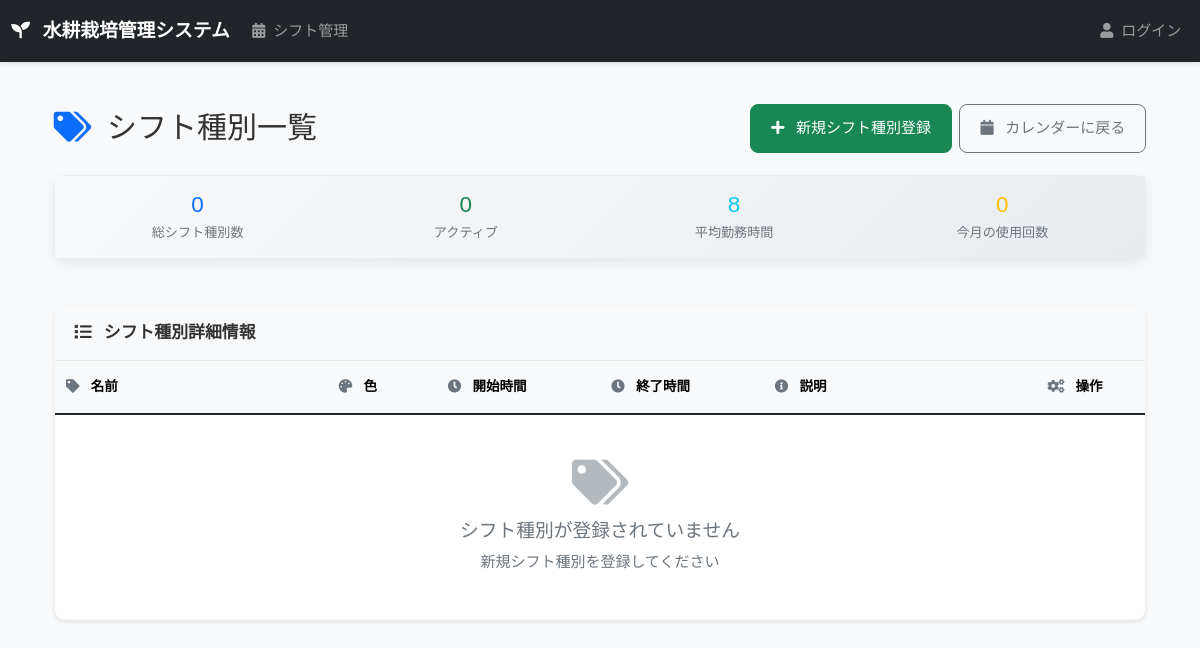
The app's page /shift-type/, older data.
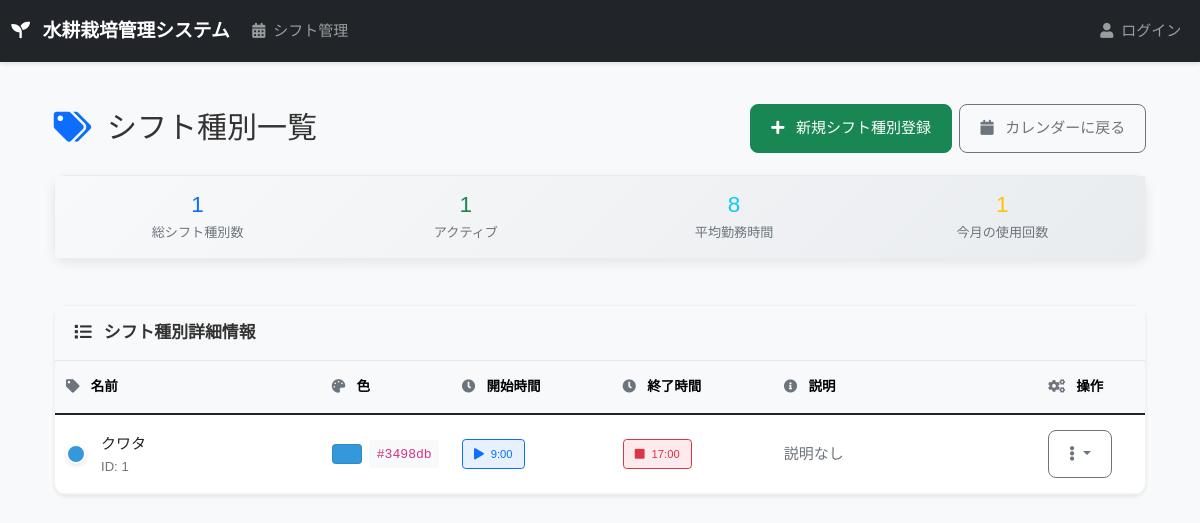
The same page, newer data.
### shift_management/models.py (models this page shows, shortened)
class ShiftType(models.Model):
    name = models.CharField(max_length=50, verbose_name="シフト種別名")
    color = models.CharField(max_length=20, default="#3498db", verbose_name="表示色")
    start_time = models.TimeField(verbose_name="デフォルト開始時間")
    end_time = models.TimeField(verbose_name="デフォルト終了時間")
    description = models.TextField(blank=True, null=True, verbose_name="説明")
    class Meta:
        verbose_name = "シフト種別"
        verbose_name_plural = "シフト種別"

### shift_management/views.py (the view)
# urls.py: path('shift-type/', views.shift_type_list, name='shift_type_list'),
def shift_type_list(request):
    shift_types = ShiftType.objects.all()
    return render(request, 'shift_management/shift_type_list.html', {'shift_types': shift_types})

### templates/shift_management/shift_type_list.html (shortened to what the changed rows need)
{% extends "base.html" %}
{% block content %}
<div class="container-fluid py-4">
  <div class="row mb-4">
    <div class="col-12">
      <div class="d-flex justify-content-between align-items-center flex-wrap">
        <h1 class="h2 mb-2 mb-md-0">
          <i class="fas fa-tags me-2 text-primary"></i>
          シフト種別一覧
        </h1>
      </div>
    </div>
  </div>
  <div class="row mb-4">
    <div class="col-12">
      <div class="card bg-light">
        <div class="card-body py-3">
          <div class="row text-center">
            <div class="col-6 col-md-3">
              <div class="h4 mb-1 text-primary">{{ shift_types|length }}</div>
              <div class="small text-muted">総シフト種別数</div>
            </div>
            <div class="col-6 col-md-3">
              <div class="h4 mb-1 text-success">{{ shift_types|length }}</div>
              <div class="small text-muted">アクティブ</div>
            </div>
            <div class="col-6 col-md-3">
              <div class="h4 mb-1 text-warning">{{ shift_types|length }}</div>
              <div class="small text-muted">今月の使用回数</div>
            </div>
          </div>
        </div>
      </div>
    </div>
  </div>
  <div class="row">
    <div class="col-12">
      <div class="card shadow-sm">
        <div class="card-body p-0">
          <div class="d-none d-lg-block">
            <div class="table-responsive">
              <table class="table table-hover mb-0">
                <thead class="table-light">
                  <tr>
                    <th style="width: 25%;">
                      <i class="fas fa-tag me-2 text-muted"></i>
                      名前
                    </th>
                    <th style="width: 10%;">
                      <i class="fas fa-palette me-2 text-muted"></i>
                      色
                    </th>
                    <th style="width: 15%;">
                      <i class="fas fa-clock me-2 text-muted"></i>
                      開始時間
                    </th>
                    <th style="width: 15%;">
                      <i class="fas fa-clock me-2 text-muted"></i>
                      終了時間
                    </th>
                    <th style="width: 25%;">
                      <i class="fas fa-info-circle me-2 text-muted"></i>
                      説明
                    </th>
                    <th style="width: 10%;">
                      <i class="fas fa-cogs me-2 text-muted"></i>
                      操作
                    </th>
                  </tr>
                </thead>
                <tbody>
                  {% for shift_type in shift_types %}
                  <tr>
                    <td>
                      <div class="d-flex align-items-center">
                        <div class="color-indicator me-3" style="background-color: {{ shift_type.color }};"></div>
                        <div>
                          <div class="fw-semibold">{{ shift_type.name }}</div>
                          <div class="small text-muted">ID: {{ shift_type.id }}</div>
                        </div>
                      </div>
                    </td>
                    <td>
                      <div class="d-flex align-items-center">
                        <div class="color-preview me-2" style="background-color: {{ shift_type.color }};"></div>
                        <code class="small">{{ shift_type.color }}</code>
                      </div>
                    </td>
                    <td>
                      <span class="badge bg-primary bg-opacity-10 text-primary border border-primary border-opacity-25">
                        <i class="fas fa-play me-1"></i>
                        {{ shift_type.start_time }}
                      </span>
                    </td>
                    <td>
                      <span class="badge bg-danger bg-opacity-10 text-danger border border-danger border-opacity-25">
                        <i class="fas fa-stop me-1"></i>
                        {{ shift_type.end_time }}
                      </span>
                    </td>
                    <td>
                      {% if shift_type.description %}
                        <div class="text-truncate" style="max-width: 200px;" title="{{ shift_type.description }}">
                          {{ shift_type.description }}
                        </div>
                      {% else %}
                        <span class="text-muted">説明なし</span>
                      {% endif %}
                    </td>
                    <td>
                      <div class="dropdown">
                        <button class="btn btn-sm btn-outline-secondary dropdown-toggle" type="button" data-bs-toggle="dropdown">
                          <i class="fas fa-ellipsis-v"></i>
                        </button>
                      </div>
                    </td>
                  </tr>
                  {% empty %}
                  <tr>
                    <td colspan="6" class="text-center py-5">
                      <div class="text-muted">
                        <i class="fas fa-tags fa-3x mb-3 opacity-50"></i>
                        <div class="h5">シフト種別が登録されていません</div>
                        <div>新規シフト種別を登録してください</div>
                      </div>
                    </td>
                  </tr>
                  {% endfor %}
                </tbody>
              </table>
            </div>
          </div>
        </div>
      </div>
    </div>
  </div>
</div>
{% endblock %}

Row changes from the older to the newer data that the page shows:
added ShiftType: name "クワタ", id "1", color "#3498db", start_time "9:00", end_time "17:00", description "説明なし"
Text that changed along with them:
{{ shift_types|length }}: "0" → "1"
text no longer shown: "シフト種別が登録されていません 新規シフト種別を登録してください"
